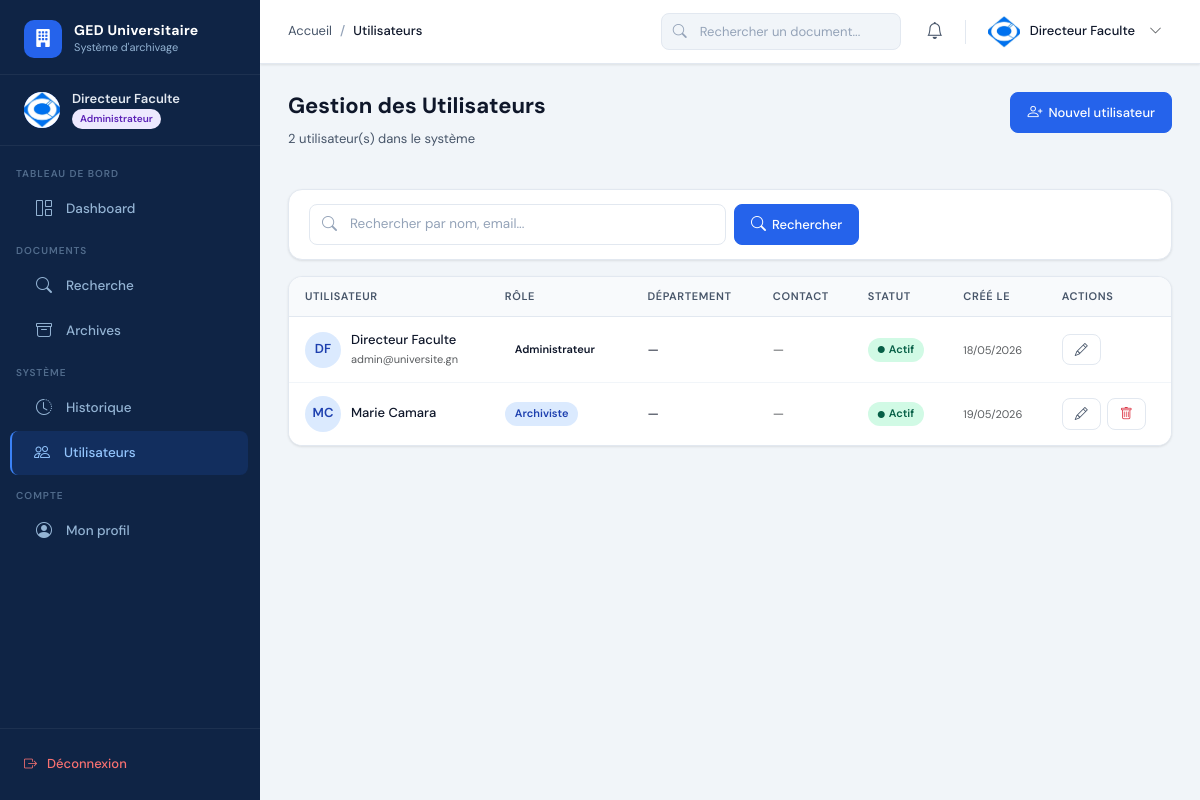
The page /auth/utilisateurs/ (signed in) on the database its author committed.
### apps/accounts/models.py (models this page shows, shortened)
class User(AbstractUser):
    ROLE_CHOICES = [
        ('administrateur', 'Administrateur'),
        ('archiviste', 'Archiviste'),
    ]
    role = models.CharField(max_length=20, choices=ROLE_CHOICES, default='archiviste')
    photo = models.ImageField(upload_to='photos/', blank=True, null=True)
    telephone = models.CharField(max_length=20, blank=True)
    departement = models.CharField(max_length=100, blank=True)
    is_active = models.BooleanField(default=True)
    created_at = models.DateTimeField(auto_now_add=True)
    updated_at = models.DateTimeField(auto_now=True)
    def is_admin(self):
        return self.role == 'administrateur'
    class Meta:
        verbose_name = 'Utilisateur'
        verbose_name_plural = 'Utilisateurs'

### apps/accounts/views.py (the view)
# urls.py: path('utilisateurs/', views.gestion_utilisateurs, name='gestion_utilisateurs'),
@login_required
def gestion_utilisateurs(request):
    if not request.user.is_admin():
        from django.core.exceptions import PermissionDenied
        raise PermissionDenied
    query = request.GET.get('q', '')
    users = User.objects.all()
    if query:
        users = users.filter(Q(username__icontains=query)|Q(first_name__icontains=query)|Q(last_name__icontains=query)|Q(email__icontains=query))
    return render(request, 'archiviste/utilisateurs.html', {'users': users, 'query': query})

### templates/archiviste/utilisateurs.html (shortened to what this page needs)
{% extends 'base.html' %}
{% block breadcrumb %}<li class="breadcrumb-item active">Utilisateurs</li>{% endblock %}
{% block content %}
<div class="page-header">
  <div>
    <h1 class="page-title">Gestion des Utilisateurs</h1>
    <p class="page-subtitle">{{ users.count }} utilisateur(s) dans le système</p>
  </div>
  <div class="page-actions">
    <a href="{% url 'creer_utilisateur' %}" class="btn btn-primary"><i class="bi bi-person-plus"></i> Nouvel utilisateur</a>
  </div>
</div>
<div class="card mb-3">
  <div class="card-body" style="padding:14px 20px;">
    <form method="get">
      <div class="row g-2">
        <div class="col-12 col-md-6">
          <div class="search-bar">
            <i class="bi bi-search"></i>
            <input type="text" name="q" value="{{ query }}" class="form-control" placeholder="Rechercher par nom, email...">
          </div>
        </div>
        <div class="col-auto">
          <button type="submit" class="btn btn-primary"><i class="bi bi-search"></i> Rechercher</button>
        </div>
      </div>
    </form>
  </div>
</div>
<div class="table-container">
  <table class="table">
    <thead>
      <tr>
        <th>Utilisateur</th>
        <th>Rôle</th>
        <th>Département</th>
        <th>Contact</th>
        <th>Statut</th>
        <th>Créé le</th>
        <th>Actions</th>
      </tr>
    </thead>
    <tbody>
      {% for u in users %}
      <tr>
        <td>
          <div style="display:flex;align-items:center;gap:10px;">
            <div style="width:36px;height:36px;border-radius:50%;background:#dbeafe;display:flex;align-items:center;justify-content:center;font-size:13px;font-weight:600;color:#1e40af;flex-shrink:0;">
              {{ u.first_name|first|upper }}{{ u.last_name|first|upper }}
            </div>
            <div>
              <div class="fw-500 text-sm">{{ u.get_full_name|default:u.username }}</div>
              <div class="text-xs text-muted">{{ u.email }}</div>
            </div>
          </div>
        </td>
        <td><span class="badge-custom badge-{{ u.role }}">{{ u.get_role_display }}</span></td>
        <td><span class="text-sm">{{ u.departement|default:"—" }}</span></td>
        <td><span class="text-sm text-muted">{{ u.telephone|default:"—" }}</span></td>
        <td>
          {% if u.is_active %}
            <span class="badge-custom badge-actif"><i class="bi bi-circle-fill me-1" style="font-size:7px;"></i>Actif</span>
          {% else %}
            <span class="badge-custom badge-archive">Inactif</span>
          {% endif %}
        </td>
        <td><span class="text-xs text-muted">{{ u.created_at|date:"d/m/Y" }}</span></td>
        <td>
          <div class="table-actions">
            {% if request.user.is_admin %}
              <a href="{% url 'modifier_utilisateur' u.pk %}" class="btn btn-outline btn-sm" data-bs-toggle="tooltip" title="Modifier"><i class="bi bi-pencil"></i></a>
              {% if u != request.user %}
              <a href="{% url 'supprimer_utilisateur' u.pk %}" class="btn btn-outline btn-sm text-danger" data-bs-toggle="tooltip" title="Supprimer"><i class="bi bi-trash"></i></a>
              {% endif %}
            {% else %}
              {% if not u.is_admin and u == request.user %}
              <a href="{% url 'modifier_utilisateur' u.pk %}" class="btn btn-outline btn-sm" data-bs-toggle="tooltip" title="Modifier mon profil"><i class="bi bi-pencil"></i></a>
              {% else %}
              <span class="text-xs text-muted">—</span>
              {% endif %}
            {% endif %}
          </div>
        </td>
      </tr>
      {% empty %}
      <tr><td colspan="7"><div class="empty-state"><div class="empty-icon"><i class="bi bi-people"></i></div><div class="empty-title">Aucun utilisateur</div></div></td></tr>
      {% endfor %}
    </tbody>
  </table>
</div>
{% endblock %}

### templates/base.html (shortened to what this page needs)
<!DOCTYPE html>
<html lang="fr">
<head>
  {% load static %}
  <link rel="stylesheet" href="https://cdn.jsdelivr.net/npm/bootstrap@5.3.2/dist/css/bootstrap.min.css">
  <link rel="stylesheet" href="https://cdn.jsdelivr.net/npm/bootstrap-icons@1.11.3/font/bootstrap-icons.min.css">
  <link rel="stylesheet" href="{% static 'css/main.css' %}">
</head>
<body>
<aside class="sidebar" id="sidebar">
  <a href="{% url 'dashboard' %}" class="sidebar-logo">
    <div class="sidebar-logo-icon"><i class="bi bi-building-fill"></i></div>
    <div class="sidebar-logo-text">
      <div class="brand">GED Universitaire</div>
      <div class="sub">Système d'archivage</div>
    </div>
  </a>
  <div class="sidebar-user">
    <div class="sidebar-user-avatar">
      {% if user.photo %}<img src="{{ user.photo.url }}" alt="">
      {% else %}{{ user.first_name|first|upper }}{{ user.last_name|first|upper }}
      {% endif %}
    </div>
    <div>
      <div class="sidebar-user-name">{{ user.get_full_name|default:user.username }}</div>
      <div class="sidebar-user-role">
        <span class="sidebar-badge {% if user.is_admin %}badge-admin{% else %}badge-archiviste{% endif %}">
          {{ user.get_role_display }}
        </span>
      </div>
    </div>
  </div>
  <nav class="sidebar-nav">
    {% if user.is_admin %}
      <div class="sidebar-section"><div class="sidebar-section-title">Tableau de bord</div></div>
      <a href="{% url 'dashboard' %}" class="sidebar-link {% if request.resolver_match.url_name == 'dashboard' %}active{% endif %}">
        <i class="bi bi-grid-1x2"></i> Dashboard
      </a>
      <div class="sidebar-section"><div class="sidebar-section-title">Documents</div></div>
      <a href="{% url 'recherche_documents' %}" class="sidebar-link {% if request.resolver_match.url_name == 'recherche_documents' %}active{% endif %}">
        <i class="bi bi-search"></i> Recherche
      </a>
      <a href="{% url 'consultation_archives' %}" class="sidebar-link {% if request.resolver_match.url_name == 'consultation_archives' %}active{% endif %}">
        <i class="bi bi-archive"></i> Archives
      </a>
      <div class="sidebar-section"><div class="sidebar-section-title">Système</div></div>
      <a href="{% url 'historique_systeme' %}" class="sidebar-link {% if request.resolver_match.url_name == 'historique_systeme' %}active{% endif %}">
        <i class="bi bi-clock-history"></i> Historique
      </a>
      <a href="{% url 'gestion_utilisateurs' %}" class="sidebar-link {% if request.resolver_match.url_name == 'gestion_utilisateurs' %}active{% endif %}">
        <i class="bi bi-people"></i> Utilisateurs
      </a>
    {% endif %}
    <div class="sidebar-section"><div class="sidebar-section-title">Compte</div></div>
    <a href="{% url 'profil' %}" class="sidebar-link {% if request.resolver_match.url_name == 'profil' %}active{% endif %}">
      <i class="bi bi-person-circle"></i> Mon profil
    </a>
  </nav>
  <div class="sidebar-footer">
    <a href="{% url 'deconnexion' %}" class="sidebar-logout">
      <i class="bi bi-box-arrow-right"></i> Déconnexion
    </a>
  </div>
</aside>
<div class="main-wrapper">
  <header class="top-navbar">
    <div class="navbar-breadcrumb">
      <nav aria-label="breadcrumb">
        <ol class="breadcrumb">
          <li class="breadcrumb-item"><a href="{% url 'dashboard' %}">Accueil</a></li>
          {% block breadcrumb %}{% endblock %}
        </ol>
      </nav>
    </div>
    <div class="navbar-search d-none d-md-flex">
      <i class="bi bi-search search-icon"></i>
      <form action="{% url 'recherche_documents' %}" method="get">
        <input type="text" name="q" placeholder="Rechercher un document..." class="form-control">
      </form>
    </div>
    <div class="navbar-actions">
      <div class="dropdown">
        <button class="navbar-btn position-relative" data-bs-toggle="dropdown" aria-expanded="false">
          <i class="bi bi-bell"></i>
        </button>
      </div>
      <div class="dropdown">
        <div class="navbar-user" data-bs-toggle="dropdown" style="cursor:pointer;">
          <div class="navbar-user-avatar">
            {% if user.photo %}<img src="{{ user.photo.url }}" alt="">
            {% else %}{{ user.first_name|first|upper }}{{ user.last_name|first|upper }}
            {% endif %}
          </div>
          <span class="navbar-user-name d-none d-lg-block">{{ user.get_full_name|default:user.username }}</span>
          <i class="bi bi-chevron-down text-sm text-muted d-none d-lg-block ms-1"></i>
        </div>
      </div>
    </div>
  </header>
  <main class="content-area">
    {% block content %}{% endblock %}
  </main>
</div>
</body>
</html>

### rows shown on the page
User: photo (picture), get_full_name "Directeur Faculte", role "Administrateur", first_name|first "D", last_name|first "F", email "admin@universite.gn", departement "—", telephone "—", is_active True (drawn), created_at "18/05/2026"
User: first_name|first "M", last_name|first "C", get_full_name "Marie Camara", role "Archiviste", departement "—", telephone "—", is_active True (drawn), created_at "19/05/2026"

### other values the page prints
{{ users.count }} "2"
